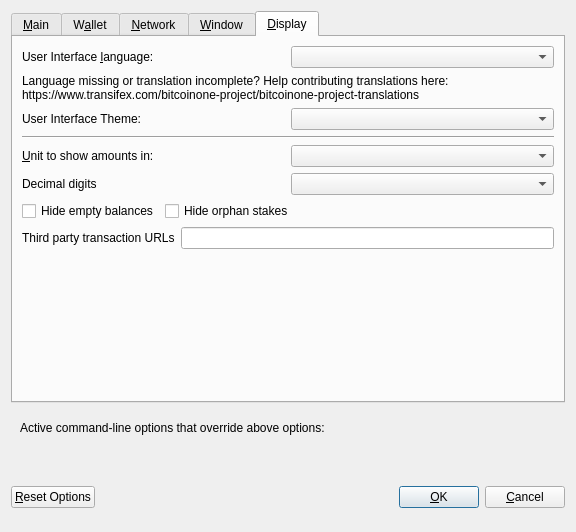
<?xml version="1.0" encoding="UTF-8"?>
<ui version="4.0">
 <class>OptionsDialog</class>
 <widget class="QDialog" name="OptionsDialog">
  <property name="geometry">
   <rect>
    <x>0</x>
    <y>0</y>
    <width>576</width>
    <height>532</height>
   </rect>
  </property>
  <property name="windowTitle">
   <string>Options</string>
  </property>
  <property name="modal">
   <bool>true</bool>
  </property>
  <layout class="QVBoxLayout" name="verticalLayout">
   <item>
    <widget class="QTabWidget" name="tabWidget">
     <property name="currentIndex">
      <number>4</number>
     </property>
     <widget class="QWidget" name="tabMain">
      <attribute name="title">
       <string>&amp;Main</string>
      </attribute>
      <layout class="QVBoxLayout" name="verticalLayout_Main">
       <item>
        <widget class="QCheckBox" name="bitcoinAtStartup">
         <property name="toolTip">
          <string>Automatically start BTCONE after logging in to the system.</string>
         </property>
         <property name="text">
          <string>&amp;Start BTCONE on system login</string>
         </property>
        </widget>
       </item>
       <item>
        <layout class="QHBoxLayout" name="horizontalLayout_2_Main">
         <item>
          <widget class="QLabel" name="databaseCacheLabel">
           <property name="text">
            <string>Size of &amp;database cache</string>
           </property>
           <property name="textFormat">
            <enum>Qt::PlainText</enum>
           </property>
           <property name="buddy">
            <cstring>databaseCache</cstring>
           </property>
          </widget>
         </item>
         <item>
          <widget class="QSpinBox" name="databaseCache"/>
         </item>
         <item>
          <widget class="QLabel" name="databaseCacheUnitLabel">
           <property name="text">
            <string>MB</string>
           </property>
           <property name="textFormat">
            <enum>Qt::PlainText</enum>
           </property>
          </widget>
         </item>
         <item>
          <spacer name="horizontalSpacer_2_Main">
           <property name="orientation">
            <enum>Qt::Horizontal</enum>
           </property>
           <property name="sizeHint" stdset="0">
            <size>
             <width>40</width>
             <height>20</height>
            </size>
           </property>
          </spacer>
         </item>
        </layout>
       </item>
       <item>
        <layout class="QHBoxLayout" name="horizontalLayout_3_Main">
         <item>
          <widget class="QLabel" name="threadsScriptVerifLabel">
           <property name="text">
            <string>Number of script &amp;verification threads</string>
           </property>
           <property name="textFormat">
            <enum>Qt::PlainText</enum>
           </property>
           <property name="buddy">
            <cstring>threadsScriptVerif</cstring>
           </property>
          </widget>
         </item>
         <item>
          <widget class="QSpinBox" name="threadsScriptVerif">
           <property name="toolTip">
            <string>(0 = auto, &lt;0 = leave that many cores free)</string>
           </property>
          </widget>
         </item>
         <item>
          <spacer name="horizontalSpacer_3_Main">
           <property name="orientation">
            <enum>Qt::Horizontal</enum>
           </property>
           <property name="sizeHint" stdset="0">
            <size>
             <width>40</width>
             <height>20</height>
            </size>
           </property>
          </spacer>
         </item>
        </layout>
       </item>
       <item>
        <spacer name="verticalSpacer_2">
         <property name="orientation">
          <enum>Qt::Vertical</enum>
         </property>
         <property name="sizeHint" stdset="0">
          <size>
           <width>20</width>
           <height>40</height>
          </size>
         </property>
        </spacer>
       </item>
       <item>
        <layout class="QHBoxLayout" name="horizontalLayout_3"/>
       </item>
       <item>
        <layout class="QHBoxLayout" name="horizontalLayout" stretch="">
         <property name="sizeConstraint">
          <enum>QLayout::SetFixedSize</enum>
         </property>
        </layout>
       </item>
      </layout>
     </widget>
     <widget class="QWidget" name="tabWallet">
      <attribute name="title">
       <string>W&amp;allet</string>
      </attribute>
      <layout class="QVBoxLayout" name="verticalLayout_Wallet">
       <item>
        <layout class="QHBoxLayout" name="horizontalLayout_2_Wallet">
         <item>
          <widget class="QLabel" name="labelStakeSplitThresholdText">
           <property name="text">
            <string>Stake split threshold:</string>
           </property>
          </widget>
         </item>
         <item>
          <widget class="QSpinBox" name="spinBoxStakeSplitThreshold">
           <property name="minimum">
            <number>1</number>
           </property>
           <property name="maximum">
            <number>999999</number>
           </property>
          </widget>
         </item>
        </layout>
       </item>
       <item>
        <widget class="QGroupBox" name="groupBox">
         <property name="title">
          <string>Expert</string>
         </property>
         <layout class="QVBoxLayout" name="verticalLayout_2">
          <item>
           <widget class="QCheckBox" name="coinControlFeatures">
            <property name="toolTip">
             <string>Whether to show coin control features or not.</string>
            </property>
            <property name="text">
             <string>Enable coin &amp;control features</string>
            </property>
           </widget>
          </item>
          <item>
           <widget class="QCheckBox" name="showMasternodesTab">
            <property name="toolTip">
             <string>Show additional tab listing all your masternodes in first sub-tab&lt;br/&gt;and all masternodes on the network in second sub-tab.</string>
            </property>
            <property name="text">
             <string>Show Masternodes Tab</string>
            </property>
           </widget>
          </item>
          <item>
           <widget class="QCheckBox" name="spendZeroConfChange">
            <property name="toolTip">
             <string>If you disable the spending of unconfirmed change, the change from a transaction&lt;br/&gt;cannot be used until that transaction has at least one confirmation.&lt;br/&gt;This also affects how your balance is computed.</string>
            </property>
            <property name="text">
             <string>&amp;Spend unconfirmed change</string>
            </property>
           </widget>
          </item>
         </layout>
        </widget>
       </item>
       <item>
        <spacer name="verticalSpacer_Wallet">
         <property name="orientation">
          <enum>Qt::Vertical</enum>
         </property>
         <property name="sizeHint" stdset="0">
          <size>
           <width>20</width>
           <height>40</height>
          </size>
         </property>
        </spacer>
       </item>
      </layout>
     </widget>
     <widget class="QWidget" name="tabNetwork">
      <attribute name="title">
       <string>&amp;Network</string>
      </attribute>
      <layout class="QVBoxLayout" name="verticalLayout_Network">
       <item>
        <widget class="QCheckBox" name="mapPortUpnp">
         <property name="toolTip">
          <string>Automatically open the BTCONE client port on the router. This only works when your router supports UPnP and it is enabled.</string>
         </property>
         <property name="text">
          <string>Map port using &amp;UPnP</string>
         </property>
        </widget>
       </item>
       <item>
        <widget class="QCheckBox" name="allowIncoming">
         <property name="toolTip">
          <string>Accept connections from outside</string>
         </property>
         <property name="text">
          <string>Allow incoming connections</string>
         </property>
        </widget>
       </item>
       <item>
        <widget class="QCheckBox" name="connectSocks">
         <property name="toolTip">
          <string>Connect to the BTCONE network through a SOCKS5 proxy.</string>
         </property>
         <property name="text">
          <string>&amp;Connect through SOCKS5 proxy (default proxy):</string>
         </property>
        </widget>
       </item>
       <item>
        <layout class="QHBoxLayout" name="horizontalLayout_1_Network">
         <item>
          <widget class="QLabel" name="proxyIpLabel">
           <property name="text">
            <string>Proxy &amp;IP:</string>
           </property>
           <property name="textFormat">
            <enum>Qt::PlainText</enum>
           </property>
           <property name="buddy">
            <cstring>proxyIp</cstring>
           </property>
          </widget>
         </item>
         <item>
          <widget class="QValidatedLineEdit" name="proxyIp">
           <property name="minimumSize">
            <size>
             <width>140</width>
             <height>0</height>
            </size>
           </property>
           <property name="maximumSize">
            <size>
             <width>140</width>
             <height>16777215</height>
            </size>
           </property>
           <property name="toolTip">
            <string>IP address of the proxy (e.g. IPv4: 127.0.0.1 / IPv6: ::1)</string>
           </property>
          </widget>
         </item>
         <item>
          <widget class="QLabel" name="proxyPortLabel">
           <property name="text">
            <string>&amp;Port:</string>
           </property>
           <property name="textFormat">
            <enum>Qt::PlainText</enum>
           </property>
           <property name="buddy">
            <cstring>proxyPort</cstring>
           </property>
          </widget>
         </item>
         <item>
          <widget class="QLineEdit" name="proxyPort">
           <property name="minimumSize">
            <size>
             <width>55</width>
             <height>0</height>
            </size>
           </property>
           <property name="maximumSize">
            <size>
             <width>55</width>
             <height>16777215</height>
            </size>
           </property>
           <property name="toolTip">
            <string>Port of the proxy (e.g. 9050)</string>
           </property>
          </widget>
         </item>
         <item>
          <spacer name="horizontalSpacer_1_Network">
           <property name="orientation">
            <enum>Qt::Horizontal</enum>
           </property>
           <property name="sizeHint" stdset="0">
            <size>
             <width>40</width>
             <height>20</height>
            </size>
           </property>
          </spacer>
         </item>
        </layout>
       </item>
       <item>
        <spacer name="verticalSpacer_Network">
         <property name="orientation">
          <enum>Qt::Vertical</enum>
         </property>
         <property name="sizeHint" stdset="0">
          <size>
           <width>20</width>
           <height>40</height>
          </size>
         </property>
        </spacer>
       </item>
      </layout>
     </widget>
     <widget class="QWidget" name="tabWindow">
      <attribute name="title">
       <string>&amp;Window</string>
      </attribute>
      <layout class="QVBoxLayout" name="verticalLayout_Window">
       <item>
        <widget class="QCheckBox" name="minimizeToTray">
         <property name="toolTip">
          <string>Show only a tray icon after minimizing the window.</string>
         </property>
         <property name="text">
          <string>&amp;Minimize to the tray instead of the taskbar</string>
         </property>
        </widget>
       </item>
       <item>
        <widget class="QCheckBox" name="minimizeOnClose">
         <property name="toolTip">
          <string>Minimize instead of exit the application when the window is closed. When this option is enabled, the application will be closed only after selecting Quit in the menu.</string>
         </property>
         <property name="text">
          <string>M&amp;inimize on close</string>
         </property>
        </widget>
       </item>
       <item>
        <spacer name="verticalSpacer_Window">
         <property name="orientation">
          <enum>Qt::Vertical</enum>
         </property>
         <property name="sizeHint" stdset="0">
          <size>
           <width>20</width>
           <height>40</height>
          </size>
         </property>
        </spacer>
       </item>
      </layout>
     </widget>
     <widget class="QWidget" name="tabDisplay">
      <attribute name="title">
       <string>&amp;Display</string>
      </attribute>
      <layout class="QVBoxLayout" name="verticalLayout_Display">
       <item>
        <layout class="QHBoxLayout" name="horizontalLayout_1_Display">
         <item>
          <widget class="QLabel" name="langLabel">
           <property name="text">
            <string>User Interface &amp;language:</string>
           </property>
           <property name="textFormat">
            <enum>Qt::PlainText</enum>
           </property>
           <property name="buddy">
            <cstring>lang</cstring>
           </property>
          </widget>
         </item>
         <item>
          <widget class="QValueComboBox" name="lang">
           <property name="toolTip">
            <string>The user interface language can be set here. This setting will take effect after restarting BTCONE.</string>
           </property>
          </widget>
         </item>
        </layout>
       </item>
       <item>
        <widget class="QLabel" name="label_3">
         <property name="toolTip">
          <string notr="true"/>
         </property>
         <property name="statusTip">
          <string notr="true"/>
         </property>
         <property name="whatsThis">
          <string notr="true"/>
         </property>
         <property name="accessibleName">
          <string notr="true"/>
         </property>
         <property name="text">
          <string>Language missing or translation incomplete? Help contributing translations here:
https://www.transifex.com/bitcoinone-project/bitcoinone-project-translations</string>
         </property>
         <property name="wordWrap">
          <bool>true</bool>
         </property>
         <property name="openExternalLinks">
          <bool>true</bool>
         </property>
         <property name="textInteractionFlags">
          <set>Qt::TextBrowserInteraction</set>
         </property>
        </widget>
       </item>
       <item>
        <layout class="QHBoxLayout" name="horizontalLayout_2_Display" stretch="0,0">
         <item>
          <widget class="QLabel" name="themeLabel">
           <property name="text">
            <string>User Interface Theme:</string>
           </property>
          </widget>
         </item>
         <item>
          <widget class="QValueComboBox" name="theme"/>
         </item>
        </layout>
       </item>
       <item>
        <widget class="Line" name="line">
         <property name="orientation">
          <enum>Qt::Horizontal</enum>
         </property>
        </widget>
       </item>
       <item>
        <layout class="QHBoxLayout" name="horizontalLayout_3_Display">
         <item>
          <widget class="QLabel" name="unitLabel">
           <property name="text">
            <string>&amp;Unit to show amounts in:</string>
           </property>
           <property name="textFormat">
            <enum>Qt::PlainText</enum>
           </property>
           <property name="buddy">
            <cstring>unit</cstring>
           </property>
          </widget>
         </item>
         <item>
          <widget class="QValueComboBox" name="unit">
           <property name="toolTip">
            <string>Choose the default subdivision unit to show in the interface and when sending coins.</string>
           </property>
          </widget>
         </item>
        </layout>
       </item>
       <item>
        <layout class="QHBoxLayout" name="horizontalLayout_4_Display">
         <item>
          <widget class="QLabel" name="digitsLabel">
           <property name="text">
            <string>Decimal digits</string>
           </property>
          </widget>
         </item>
         <item>
          <widget class="QValueComboBox" name="digits"/>
         </item>
        </layout>
       </item>
       <item>
        <layout class="QHBoxLayout" name="horizontalLayout_5_Display">
         <item>
          <widget class="QCheckBox" name="checkBoxHideZeroBalances">
           <property name="toolTip">
            <string>Hide empty balances</string>
           </property>
           <property name="layoutDirection">
            <enum>Qt::LeftToRight</enum>
           </property>
           <property name="text">
            <string>Hide empty balances</string>
           </property>
          </widget>
         </item>
         <item>
          <widget class="QCheckBox" name="checkBoxHideOrphans">
           <property name="toolTip">
            <string>Hide orphan stakes in transaction lists</string>
           </property>
           <property name="text">
            <string>Hide orphan stakes</string>
           </property>
          </widget>
         </item>
         <item>
          <spacer name="horizontalSpacer">
           <property name="orientation">
            <enum>Qt::Horizontal</enum>
           </property>
           <property name="sizeHint" stdset="0">
            <size>
             <width>40</width>
             <height>20</height>
            </size>
           </property>
          </spacer>
         </item>
        </layout>
       </item>
       <item>
        <layout class="QHBoxLayout" name="horizontalLayout_6_Display">
         <item>
          <widget class="QLabel" name="thirdPartyTxUrlsLabel">
           <property name="toolTip">
            <string>Third party URLs (e.g. a block explorer) that appear in the transactions tab as context menu items. %s in the URL is replaced by transaction hash. Multiple URLs are separated by vertical bar |.</string>
           </property>
           <property name="text">
            <string>Third party transaction URLs</string>
           </property>
           <property name="buddy">
            <cstring>thirdPartyTxUrls</cstring>
           </property>
          </widget>
         </item>
         <item>
          <widget class="QLineEdit" name="thirdPartyTxUrls">
           <property name="toolTip">
            <string>Third party URLs (e.g. a block explorer) that appear in the transactions tab as context menu items. %s in the URL is replaced by transaction hash. Multiple URLs are separated by vertical bar |.</string>
           </property>
          </widget>
         </item>
        </layout>
       </item>
       <item>
        <spacer name="verticalSpacer">
         <property name="orientation">
          <enum>Qt::Vertical</enum>
         </property>
         <property name="sizeHint" stdset="0">
          <size>
           <width>20</width>
           <height>40</height>
          </size>
         </property>
        </spacer>
       </item>
      </layout>
     </widget>
    </widget>
   </item>
   <item>
    <widget class="QFrame" name="frame">
     <layout class="QVBoxLayout" name="verticalLayout_Bottom">
      <item>
       <layout class="QHBoxLayout" name="horizontalLayout_Bottom">
        <item>
         <widget class="QLabel" name="overriddenByCommandLineInfoLabel">
          <property name="text">
           <string>Active command-line options that override above options:</string>
          </property>
          <property name="textFormat">
           <enum>Qt::PlainText</enum>
          </property>
         </widget>
        </item>
        <item>
         <spacer name="horizontalSpacer_Bottom">
          <property name="orientation">
           <enum>Qt::Horizontal</enum>
          </property>
          <property name="sizeHint" stdset="0">
           <size>
            <width>40</width>
            <height>20</height>
           </size>
          </property>
         </spacer>
        </item>
       </layout>
      </item>
      <item>
       <widget class="QLabel" name="overriddenByCommandLineLabel">
        <property name="text">
         <string/>
        </property>
        <property name="textFormat">
         <enum>Qt::PlainText</enum>
        </property>
        <property name="wordWrap">
         <bool>true</bool>
        </property>
       </widget>
      </item>
     </layout>
    </widget>
   </item>
   <item>
    <layout class="QHBoxLayout" name="horizontalLayout_Buttons">
     <item>
      <widget class="QPushButton" name="resetButton">
       <property name="toolTip">
        <string>Reset all client options to default.</string>
       </property>
       <property name="text">
        <string>&amp;Reset Options</string>
       </property>
       <property name="autoDefault">
        <bool>false</bool>
       </property>
      </widget>
     </item>
     <item>
      <spacer name="horizontalSpacer_1">
       <property name="orientation">
        <enum>Qt::Horizontal</enum>
       </property>
       <property name="sizeHint" stdset="0">
        <size>
         <width>40</width>
         <height>48</height>
        </size>
       </property>
      </spacer>
     </item>
     <item>
      <widget class="QLabel" name="statusLabel">
       <property name="minimumSize">
        <size>
         <width>200</width>
         <height>0</height>
        </size>
       </property>
       <property name="font">
        <font>
         <weight>75</weight>
         <bold>true</bold>
        </font>
       </property>
       <property name="text">
        <string/>
       </property>
       <property name="textFormat">
        <enum>Qt::PlainText</enum>
       </property>
       <property name="wordWrap">
        <bool>true</bool>
       </property>
      </widget>
     </item>
     <item>
      <spacer name="horizontalSpacer_2">
       <property name="orientation">
        <enum>Qt::Horizontal</enum>
       </property>
       <property name="sizeHint" stdset="0">
        <size>
         <width>40</width>
         <height>48</height>
        </size>
       </property>
      </spacer>
     </item>
     <item>
      <widget class="QPushButton" name="okButton">
       <property name="text">
        <string>&amp;OK</string>
       </property>
       <property name="autoDefault">
        <bool>false</bool>
       </property>
       <property name="default">
        <bool>true</bool>
       </property>
      </widget>
     </item>
     <item>
      <widget class="QPushButton" name="cancelButton">
       <property name="text">
        <string>&amp;Cancel</string>
       </property>
       <property name="autoDefault">
        <bool>false</bool>
       </property>
      </widget>
     </item>
    </layout>
   </item>
  </layout>
 </widget>
 <customwidgets>
  <customwidget>
   <class>QValidatedLineEdit</class>
   <extends>QLineEdit</extends>
   <header>qvalidatedlineedit.h</header>
  </customwidget>
  <customwidget>
   <class>QValueComboBox</class>
   <extends>QComboBox</extends>
   <header>qvaluecombobox.h</header>
  </customwidget>
 </customwidgets>
 <resources/>
 <connections/>
</ui>
